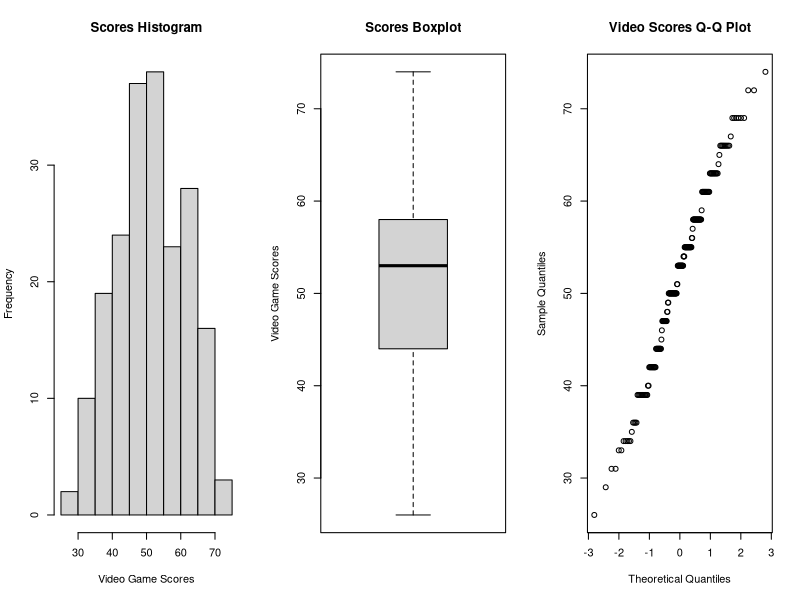
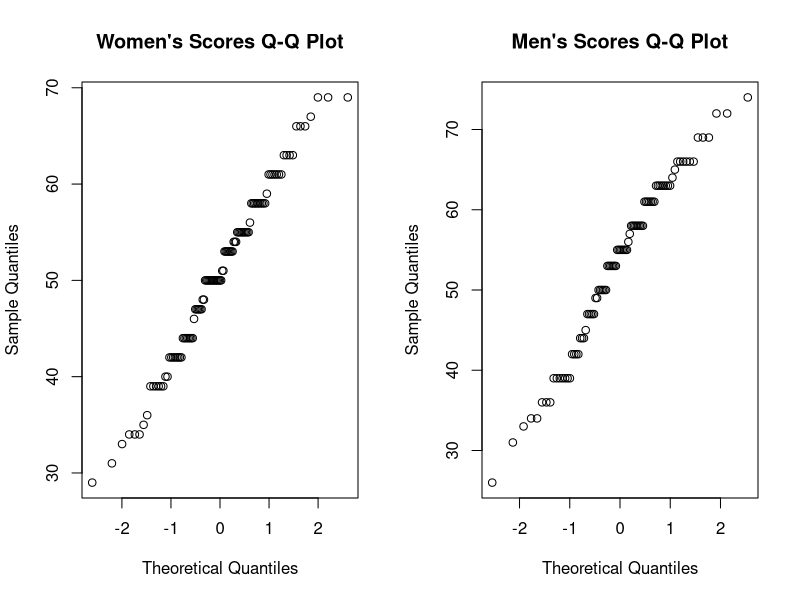
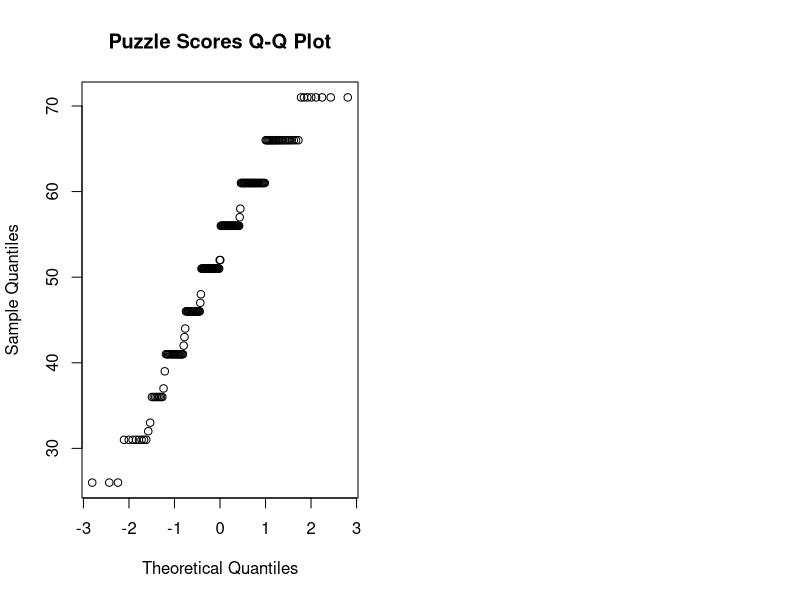

The R script that drew these images, in order:
## ---- chunk 1
#Read in the data and extract the relevant column
ice_cream=read.csv("Ice_cream.csv",header=TRUE) 
video=ice_cream$video

#Create relevant figures to assess distribution normality
par(mfrow=c(1,3))
hist(video, xlab="Video Game Scores", main="Scores Histogram"); boxplot(video, ylab="Video Game Scores", main="Scores Boxplot"); qqnorm(video, main="Video Scores Q-Q Plot")
## ---- chunk 2
#Constructing a bounded 97% confidence interval 
video_mean = mean(video)
video_se = sd(video)/sqrt(length(video))
alpha = 0.03
degrees_freedom = length(video) - 1
t_score = qt(p=alpha/2, df=degrees_freedom, lower.tail=F)
margin_error = video_se * t_score
lower_bound = video_mean - margin_error
upper_bound = video_mean + margin_error
## ---- chunk 3
#Calculating the number of samples needed for a confidence interval of at most length 3
desired_margin_error = 1.5
z_score = qnorm(0.985)
num_samples = ((z_score*sd(video))/desired_margin_error)^2
## ---- chunk 4
#Creating a bootstrapped 97% confidence interval
B = 1000
Tstar = numeric(B)
for (i in 1:B) {
  Xstar = sample(video, replace = TRUE) 
  Tstar[i] = mean(Xstar)
}
Tstar015 = quantile(Tstar, 0.015)  #Lower bound
Tstar985 = quantile(Tstar, 0.985)  #Upper bound

confidence_interval = c(2*mean(video) - Tstar985, 2*mean(video) - Tstar015)
print(confidence_interval)
## ---- chunk 5
#First t-test when mu_0 = 50
t.test(video, mu=50, alt="g")

#Second t-test when mu_0 = 51
t.test(video, mu=51, alt="g")
## ---- chunk 6
binom.test(sum(video>50), length(video), p=0.5, alt="g")

wilcox.test(video, mu=50, alt="g")

binom.test(sum(video<42), length(video), p=0.25, alt="l")
## ---- chunk 7
n=length(video)
t=min(video)
mus = c()
B=1000; tstar=numeric(B)
for (j in 0:100){
  for (i in 1:B){
  xstar=rnorm(200, mean=j, sd=10)
  tstar[i]=min(xstar)
  }
  pl=sum(tstar<t)/B; pr=sum(tstar>t)/B
  p=2*min(pl,pr)
  if (p >= 0.05){
    mus = c(mus, j)
  }
}
## ---- chunk 8
ks_mus = c()
suppressWarnings(for (j in 0:100){
  xstar=rnorm(200, mean=j, sd=10)
  p = ks.test(video, xstar)[[2]]
  if (p >= 0.05){
    ks_mus = c(ks_mus, j)
  }
})
## ---- chunk 9
#Extracting the boolean data for scores from women and men
women_scores = ice_cream$video[ice_cream$female == 1]
men_scores = ice_cream$video[ice_cream$female == 0]

par(mfrow=c(1,2))
qqnorm(women_scores, main="Women's Scores Q-Q Plot"); qqnorm(men_scores, main="Men's Scores Q-Q Plot")

#Two-sample t-test
t.test(women_scores, men_scores)
## ---- chunk 10
#Mann-Whitney test
wilcox.test(women_scores, men_scores)

#Kolmogorov-Smirnov test
ks.test(women_scores, men_scores)
## ---- chunk 11
puzzle=ice_cream$puzzle

#Check normality for the puzzle scores
qqnorm(puzzle, main="Puzzle Scores Q-Q Plot")
cor.test(video, puzzle, method="spearman")
